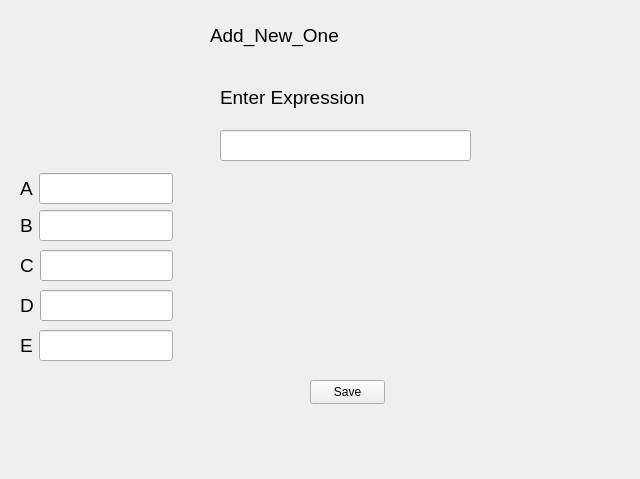
<?xml version="1.0" encoding="UTF-8"?>
<ui version="4.0">
 <class>Adding</class>
 <widget class="QWidget" name="Adding">
  <property name="geometry">
   <rect>
    <x>0</x>
    <y>0</y>
    <width>640</width>
    <height>479</height>
   </rect>
  </property>
  <property name="windowTitle">
   <string>Form</string>
  </property>
  <widget class="QLabel" name="label">
   <property name="geometry">
    <rect>
     <x>210</x>
     <y>20</y>
     <width>161</width>
     <height>31</height>
    </rect>
   </property>
   <property name="font">
    <font>
     <pointsize>14</pointsize>
    </font>
   </property>
   <property name="text">
    <string>Add_New_One</string>
   </property>
  </widget>
  <widget class="QPushButton" name="save">
   <property name="geometry">
    <rect>
     <x>310</x>
     <y>380</y>
     <width>75</width>
     <height>24</height>
    </rect>
   </property>
   <property name="text">
    <string>Save</string>
   </property>
  </widget>
  <widget class="QWidget" name="">
   <property name="geometry">
    <rect>
     <x>20</x>
     <y>170</y>
     <width>153</width>
     <height>198</height>
    </rect>
   </property>
   <property name="font">
    <font>
     <pointsize>14</pointsize>
    </font>
   </property>
   <layout class="QVBoxLayout" name="verticalLayout_2">
    <item>
     <layout class="QVBoxLayout" name="verticalLayout">
      <item>
       <layout class="QHBoxLayout" name="horizontalLayout">
        <item>
         <widget class="QLabel" name="label_3">
          <property name="font">
           <font>
            <pointsize>14</pointsize>
           </font>
          </property>
          <property name="text">
           <string>A</string>
          </property>
         </widget>
        </item>
        <item>
         <widget class="QLineEdit" name="lineA">
          <property name="font">
           <font>
            <pointsize>14</pointsize>
           </font>
          </property>
         </widget>
        </item>
       </layout>
      </item>
      <item>
       <layout class="QHBoxLayout" name="horizontalLayout_2">
        <item>
         <widget class="QLabel" name="label_4">
          <property name="font">
           <font>
            <pointsize>14</pointsize>
           </font>
          </property>
          <property name="text">
           <string>B</string>
          </property>
         </widget>
        </item>
        <item>
         <widget class="QLineEdit" name="lineB">
          <property name="font">
           <font>
            <pointsize>14</pointsize>
           </font>
          </property>
         </widget>
        </item>
       </layout>
      </item>
     </layout>
    </item>
    <item>
     <layout class="QHBoxLayout" name="horizontalLayout_3">
      <item>
       <widget class="QLabel" name="label_5">
        <property name="font">
         <font>
          <pointsize>14</pointsize>
         </font>
        </property>
        <property name="text">
         <string>C</string>
        </property>
       </widget>
      </item>
      <item>
       <widget class="QLineEdit" name="lineC">
        <property name="font">
         <font>
          <pointsize>14</pointsize>
         </font>
        </property>
       </widget>
      </item>
     </layout>
    </item>
    <item>
     <layout class="QHBoxLayout" name="horizontalLayout_4">
      <item>
       <widget class="QLabel" name="label_6">
        <property name="font">
         <font>
          <pointsize>14</pointsize>
         </font>
        </property>
        <property name="text">
         <string>D</string>
        </property>
       </widget>
      </item>
      <item>
       <widget class="QLineEdit" name="lineD">
        <property name="font">
         <font>
          <pointsize>14</pointsize>
         </font>
        </property>
       </widget>
      </item>
     </layout>
    </item>
    <item>
     <layout class="QHBoxLayout" name="horizontalLayout_5">
      <item>
       <widget class="QLabel" name="label_7">
        <property name="font">
         <font>
          <pointsize>14</pointsize>
         </font>
        </property>
        <property name="text">
         <string>E</string>
        </property>
       </widget>
      </item>
      <item>
       <widget class="QLineEdit" name="lineE">
        <property name="font">
         <font>
          <pointsize>14</pointsize>
         </font>
        </property>
       </widget>
      </item>
     </layout>
    </item>
   </layout>
  </widget>
  <widget class="QWidget" name="">
   <property name="geometry">
    <rect>
     <x>220</x>
     <y>70</y>
     <width>251</width>
     <height>91</height>
    </rect>
   </property>
   <layout class="QVBoxLayout" name="verticalLayout_3">
    <item>
     <widget class="QLabel" name="label_2">
      <property name="font">
       <font>
        <pointsize>14</pointsize>
       </font>
      </property>
      <property name="text">
       <string>Enter Expression</string>
      </property>
     </widget>
    </item>
    <item>
     <widget class="QLineEdit" name="lineExpression">
      <property name="font">
       <font>
        <pointsize>14</pointsize>
       </font>
      </property>
     </widget>
    </item>
   </layout>
  </widget>
 </widget>
 <resources/>
 <connections/>
</ui>
